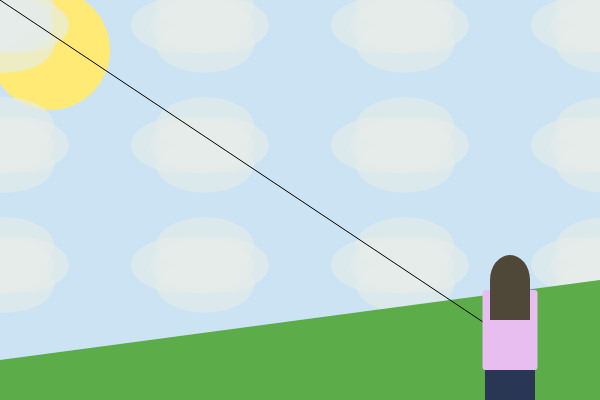
Frame 1 (no input)
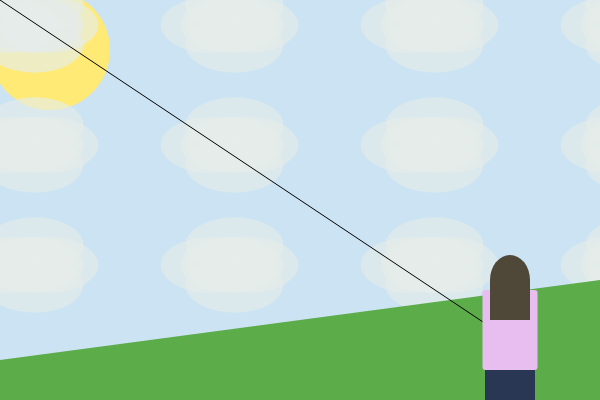
Frame 60 (no input)
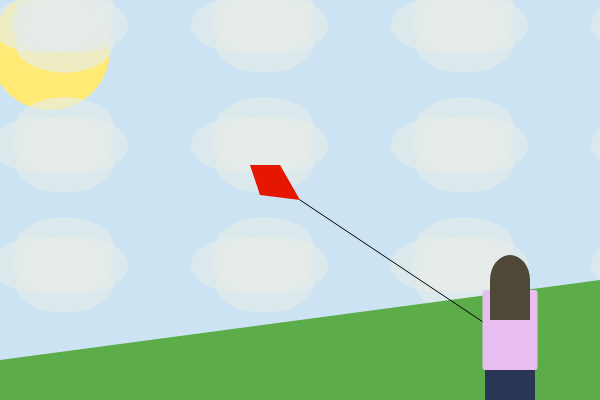
Frame 120 (the mouse pressed at the canvas centre since frame 60)

The p5.js sketch that drew these frames (run headless with seeded random() and noise() and a simulated clock; from frame 60 on, the mouse is pressed at the canvas centre):

// p5.js sketch
// ── sketch.js
let cloud, kite, person;
let r1, r2, size;

function setup() {
	createCanvas(600, 400);
	//hide cursor
	noCursor();
	//initial cloud variables
	cloud = {
		//position
		x: 100,
		y: 75,
	};
	//cloud size/shape
	size = 1.2;
	r1 = size * random(60, 90);
	r2 = size * random(40, 70);
	person = {
		x: width*0.85,
		y: height*0.70
	};
}

function draw() {
	//blue sky
	background(203, 227, 242);
	//sun
	noStroke();
	fill(255, 234, 117);
	ellipse(50,50,120);
	//clouds
	//position clouds horizontally across the sky
	for(horiz = -100; horiz <= width+100; horiz += 200){
		//position clouds vertically along top 40% of sky
		for(vert = -50; vert <= height*0.60; vert += 120){
			//creating the cloud shape
			for (i = -20; i <= 20; i += 20) {
				fill(230, 237, 235, 170);
				console.log(r1, "----", r2);
				ellipse(cloud.x+i+horiz, cloud.y+vert, r1, r2);
				ellipse(cloud.x+5+horiz, cloud.y+i+vert, r1, r2);
			}
		}	
	}
	//move clouds
	cloud.x += 0.5;
	//loop clouds
	if (cloud.x > width/3){
		cloud.x =0;
	}
	//grass
	fill(92, 173, 74);
	beginShape();
	vertex(0, height*0.90);
	vertex(width, height*0.70);
	vertex(width,height);
	vertex(0,height);
	endShape(CLOSE);
	//kite position + other variables
	kite = {
		x: mouseX,
		y: mouseY,
	};
	let fade;
	//draw kite
	colorMode(HSL);
	fade = map(mouseY, 0, height, 70, 20 );
	fill(6, 100, fade);
	beginShape();
	vertex(kite.x, kite.y);
	kite.x -= 20;
	kite.y -= 35;
	vertex(kite.x, kite.y);
	kite.x -= 30;
	vertex(kite.x, kite.y);
	kite.x += 10;
	kite.y += 30;
	vertex(kite.x, kite.y);
	endShape();
	//kite string
	colorMode(RGB);
	noFill();
	stroke(0);
	line(mouseX, mouseY, person.x,person.y+60);
	//kite flyer
	//legs
	noStroke();
	rectMode(CENTER);
	fill(41, 54, 84);
	rect(person.x, person.y+80, 50, 100);
	//body
	fill(232, 189, 239);
	rect(person.x, person.y+50, 55,80, 3)
	//hair
	fill(79, 71, 55);
	ellipse(person.x, person.y, 40, 50);
	rect(person.x, person.y+20, 40, 40);

	//drawing for cloud without loopgs
	//    ellipse(cloud.x, cloud.y, 50,40);
	//    ellipse(cloud.x+20, cloud.y-20, 30, 30);
	//    ellipse(cloud.x+30, cloud.y+20, 50, 40);
	//    ellipse(cloud.x+40, cloud.y, 60, 30);
}
